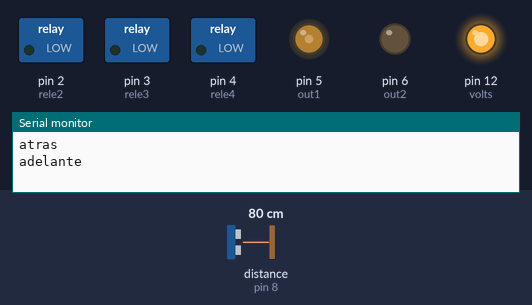
The sketch below on a simulated Arduino Uno, built with avr-gcc and run on an emulated ATmega328P. Shown: switched loads named in the sketch (green lamp = pin HIGH), output pins drawn as LEDs (lit = HIGH), the last lines printed to the serial monitor. Wiring (inferred from the names in the program): ultrasonic range finder: trigger pin 10; echo pin 8. The test bench sets the inputs (shaded band); at power-on: distance to the obstacle (sensor on pin 8) 80 cm. The echo pulse lasts 58.3 µs per cm; pins used as bus, display or sensor lines are not drawn.

Above: at 1.3 s.
1.4 s: distance to the obstacle (sensor on pin 8) set to 9 cm
At 3.0 s:
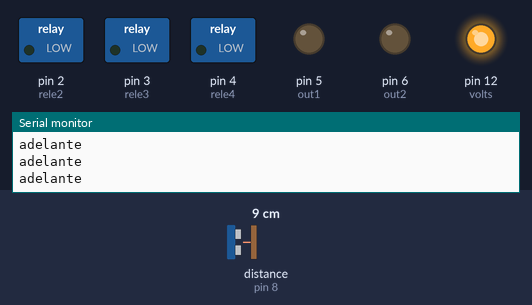
3.5 s: distance to the obstacle (sensor on pin 8) set to 35 cm
At 5.4 s:
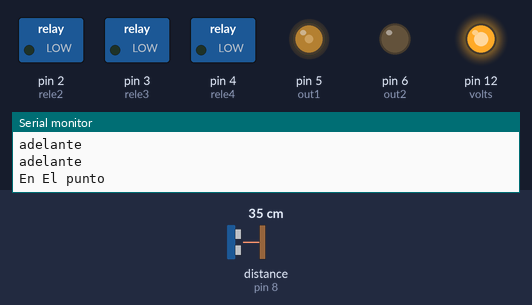
6.5 s: distance to the obstacle (sensor on pin 8) set to 4 cm
At 10.8 s:
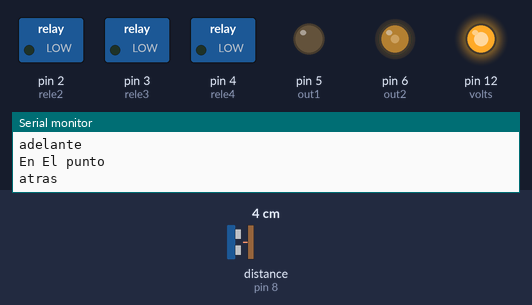
Timing chart, 0 to 12.3 s (numbered marks = the images above; inputs shaded):
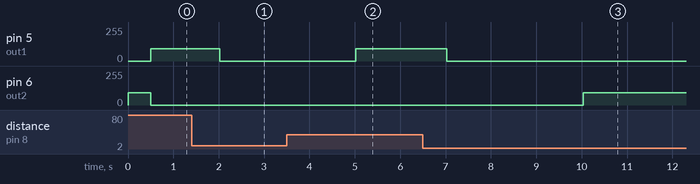

Measured:
- after the input at 1.4 s, pin 5 (out1): 92/255 → 0/255 after 0.62 s
- after the input at 3.5 s, pin 5 (out1): 0/255 → 92/255 after 1.5 s; pin 6 (out2): stays 0/255 (without the input it goes to 92/255 after 1.5 s)
- after the input at 6.5 s, pin 5 (out1): 92/255 → 0/255 after 0.53 s; pin 6 (out2): 0/255 → 92/255 after 3.5 s

The sketch:

Dispensador.ino
```cpp
int out1=5;  //pin 5
int out2=6;  //pin 6
int trig1=10; //pin 10
int echo1=8; //pin 8

int rele1=1; //pines del 1 al 4
int rele2=2;
int rele3=3;
int rele4=4;

int volts=12;

//DISTANCIA DE CADA ORIFICIO
int A=3;
int B=8;
int C=19;
int D=26;


int dU;  //distancia Ultrasonico
int vel=92; //velocidad de los motores
int tiempoR=5000; //tiempo de relevador


void setup(){
   pinMode(out1,OUTPUT);
   pinMode(out2,OUTPUT);
   pinMode(trig1,OUTPUT);
   pinMode(rele1,OUTPUT);
   pinMode(rele2,OUTPUT);
   pinMode(rele3,OUTPUT);
   pinMode(rele4,OUTPUT);
   pinMode(echo1,INPUT);

   pinMode(volts,OUTPUT);
   digitalWrite(volts,HIGH);
   Serial.begin(9600);
}


void loop(){
/* while(Serial.available() > 0){ // Don't read unless

   char input=Serial.read();
   if(input=='A'){
     moverP1();
     moverP2();
     moverP3();
     moverP4();
   }
   if(input=='B'){
    // moverP1();
   }
   if(input=='C'){
    // moverP1();
   }
   if(input=='D'){
    // moverP1();
   }
 }
*/
    moverP1();
    moverP2();
    moverP3();


}

 void moverP1(){

   if(dU<A){
        while(dU<A){
          atras();
          calculoUltrasonico();
          delay(500);
          Serial.println("atras");
        }
     }
    else if(dU>A){
        while(dU>A){
          adelante();
          calculoUltrasonico();
          delay(500);
          Serial.println("adelante");
        }
    }
    if(dU==A){
         parar();
         delay(3000);
         //relevador1();
         calculoUltrasonico();
         Serial.println("En El punto");
   }
 }


  void moverP2(){

   if(dU<B){
        while(dU<B){
          atras();
          calculoUltrasonico();
          delay(500);
          Serial.println("atras");
        }
     }
    else if(dU>B){
        while(dU>B){
          adelante();
          calculoUltrasonico();
          delay(500);
          Serial.println("adelante");
        }
    }
    if(dU==B){
         parar();
         delay(3000);
         calculoUltrasonico();
        Serial.println("En El punto");
   }
 }

void moverP3(){

   if(dU<C){
        while(dU<C){
          atras();
          calculoUltrasonico();
          delay(500);
          Serial.println("atras");
        }
     }
    else if(dU>C){
        while(dU>C){
          adelante();
          calculoUltrasonico();
          delay(500);
          Serial.println("adelante");
        }
    }
    if(dU==C){
         parar();
         delay(3000);
         Serial.println("En El punto");
         calculoUltrasonico();
        Serial.println("En El punto");
   }
 }

void moverP4(){
     if(dU>D){
        while(dU!=D){
          adelante();
          calculoUltrasonico();
        }
     }
    else if(dU<D){
        while(dU!=D){
          atras();
          calculoUltrasonico();
        }
    }
   else{
         parar();
         relevador4();
   }
 }


void calculoUltrasonico(){
    digitalWrite(trig1, HIGH);  // Flanco ascendente
    delayMicroseconds(100);    // Duracion del pulso
    digitalWrite(trig1, LOW);  // Flanco descendente
    int duracion = pulseIn(echo1, HIGH);
    dU= (duracion/2) / 29;
  //  Serial.println(dU);
}

void adelante (){
  analogWrite(out1,vel);
  digitalWrite(out2,LOW);
}

void atras(){
   digitalWrite(out1,LOW);
   analogWrite(out2,vel);
}

void parar(){

  digitalWrite(out1,LOW);
  digitalWrite(out2,LOW);
}


//Relevadores

void relevador1(){
  digitalWrite(rele1,HIGH);
  delay(tiempoR);
  digitalWrite(rele1,LOW);
}


void relevador2(){
  digitalWrite(rele2,HIGH);
  delay(tiempoR);
  digitalWrite(rele2,LOW);

}


void relevador3(){
  digitalWrite(rele3,HIGH);
  delay(tiempoR);
  digitalWrite(rele3,LOW);

}


void relevador4(){

  digitalWrite(rele4,HIGH);
  delay(tiempoR);
  digitalWrite(rele4,LOW);

}
```
